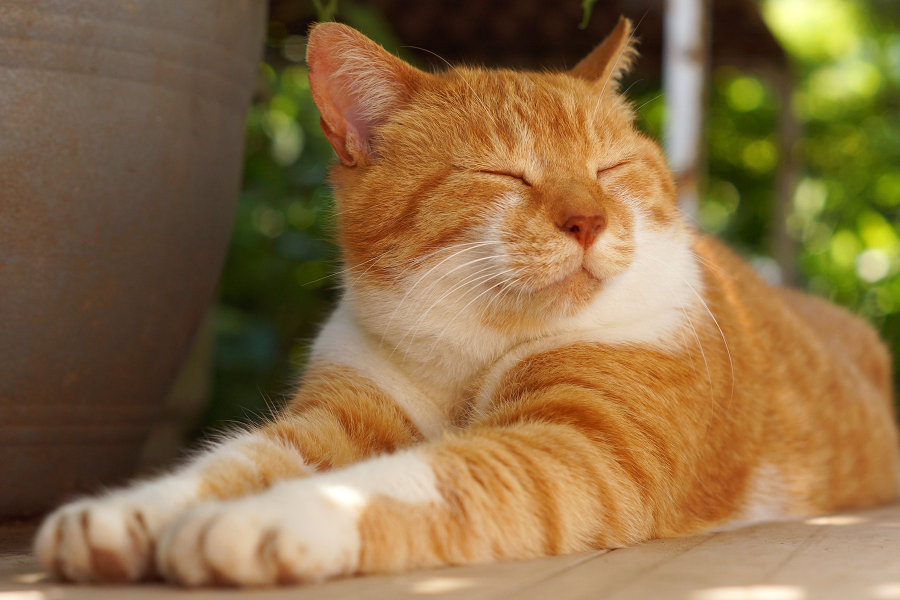
#> input picture cat.jpg, 1800 x 1200 px (shown at 1/2 size)
$ python main.py
#> lines starting #> are read from the running program, lines starting #| are printed output that depends on the picture
from PIL import Image, ImageDraw

image = Image.open("./cat.jpg")
#> image is the input picture: PIL image 1800x1200 RGB; mean R, G, B 139.4, 110.1, 69.4
print("before resize:", image.size)
#| before resize: (1800, 1200)

# Resize the given image into a fixed size of width 500

image.thumbnail((500, 500))
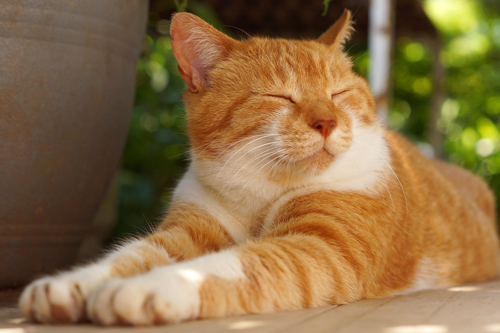
#> image: PIL image 500x333 RGB; mean R, G, B 139.4, 110.1, 69.4
image.show()
print("after:", image.size)
#| after: (500, 333)

# Apply Luminosity (Contrast) for the given image

red, green, blue = image.split()
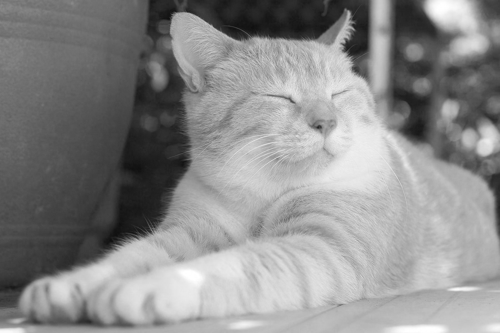
#> red: PIL image 500x333 L; min 15, max 255, mean 139.4
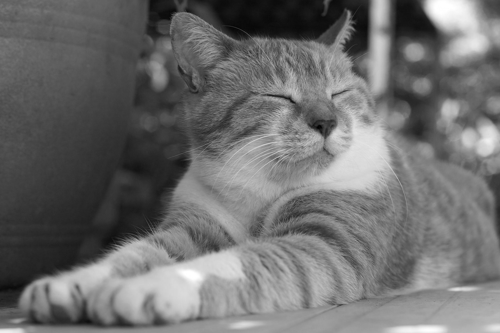
#> green: PIL image 500x333 L; min 1, max 255, mean 110.1
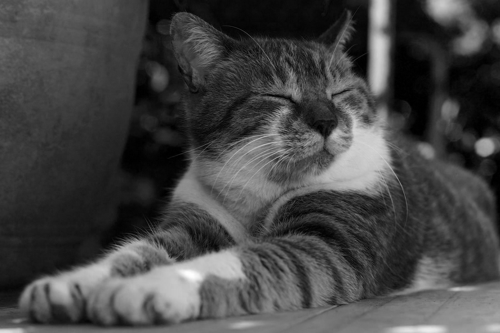
#> blue: PIL image 500x333 L; min 0, max 255, mean 69.4
redPixel = red.load()
greenPixel = green.load()
bluePixel = blue.load()

# Get min pixel intensity value.
minRed = minGreen = minBlue = float('inf')
for i in range(0, image.width):
    for j in range(0, image.height):
        if redPixel[i, j] <= minRed:
            minRed = redPixel[i, j]
        if greenPixel[i, j] <= minGreen:
            minGreen = greenPixel[i, j]
        if bluePixel[i, j] <= minBlue:
            minBlue = bluePixel[i, j]
#> after the loop, minBlue = 0; minGreen = 1; minRed = 15
minIntensity = min(minRed, minGreen, minBlue)
#> minIntensity = 0

# Get max pixel intensity value.
maxRed = maxGreen = maxBlue = float('-inf')
for i in range(0, image.width):
    for j in range(0, image.height):
        if redPixel[i, j] >= maxRed:
            maxRed = redPixel[i, j]
        if greenPixel[i, j] >= maxGreen:
            maxGreen = greenPixel[i, j]
        if bluePixel[i, j] >= maxBlue:
            maxBlue = bluePixel[i, j]
#> after the loop, maxBlue = 255; maxGreen = 255; maxRed = 255
maxIntensity = max(maxRed, maxGreen, maxBlue)
#> maxIntensity = 255

# Apply the normalization equation for each intensity level in the image pixel.
for i in range(0, image.width):
    for j in range(0, image.height):
        redPixel[i, j] = int(((redPixel[i, j] - minIntensity)*255)/maxIntensity - minIntensity)
        greenPixel[i, j] = int(((greenPixel[i, j] - minIntensity)*255)/maxIntensity - minIntensity)
        bluePixel[i, j] = int(((bluePixel[i, j] - minIntensity)*255)/maxIntensity - minIntensity)
normalizeIMG = Image.merge('RGB', (red, green, blue))
normalizeIMG.show()
normalizeIMG.save("Normalized.jpg")

# Apply Laplacian filter on the obtained image from the previous step
# (implement a function that takes stride and padding and the filter as parameters)


def apply_filter(applied_filter, img):
    pixels = img.load()
    index = len(applied_filter) // 2
    filterImg = Image.new('RGB', img.size)
#> filterImg: PIL image 500x333 RGB; every value is 0
    draw = ImageDraw.Draw(filterImg)
    for x in range(index, img.width - index):
        for y in range(index, img.height - index):
            acc = [0, 0, 0]
            for i in range(len(applied_filter)):
                for j in range(len(applied_filter)):
                    xn = x + i - index
                    yn = y + j - index
                    pix = pixels[xn, yn]
                    acc[0] += pix[0] * applied_filter[i][j]
                    acc[1] += pix[1] * applied_filter[i][j]
                    acc[2] += pix[2] * applied_filter[i][j]
                draw.point((x, y), (int(acc[0]), int(acc[1]), int(acc[2])))

    return filterImg


laplacianFilter = [[0, -1, 0], [-1, 4, -1], [0, -1, 0]]
filteredImg = apply_filter(laplacianFilter, normalizeIMG)
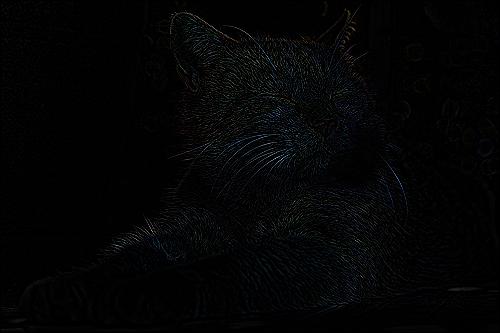
#> filteredImg: PIL image 500x333 RGB; mean R, G, B 3.6, 4.1, 4.5
filteredImg.save("filteredImg.jpg")
filteredImg.show()
